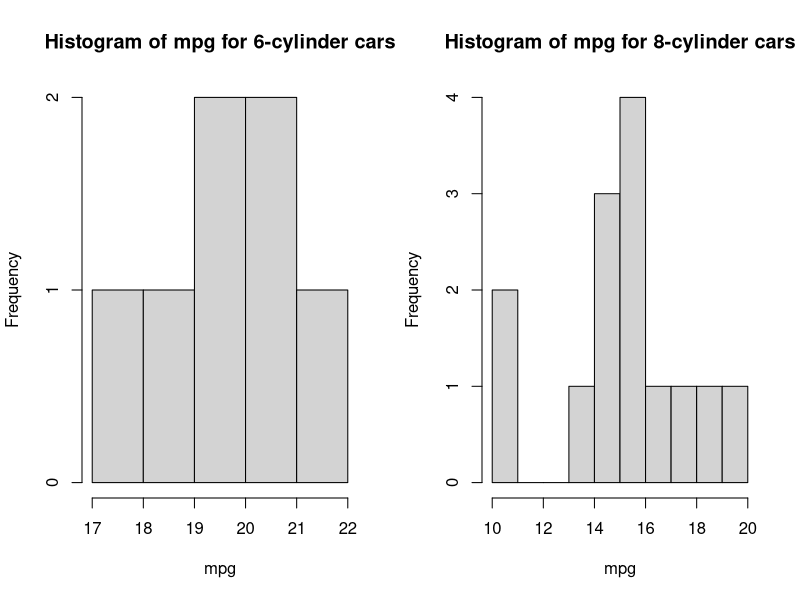
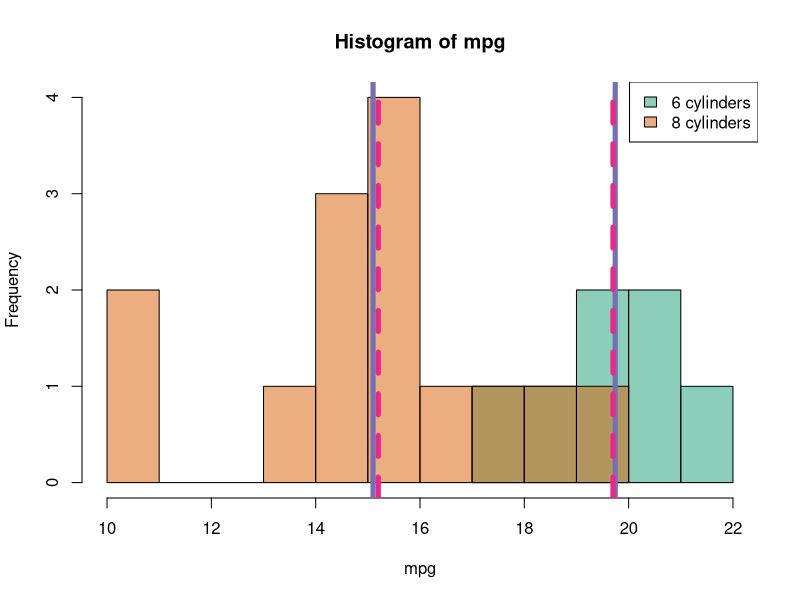
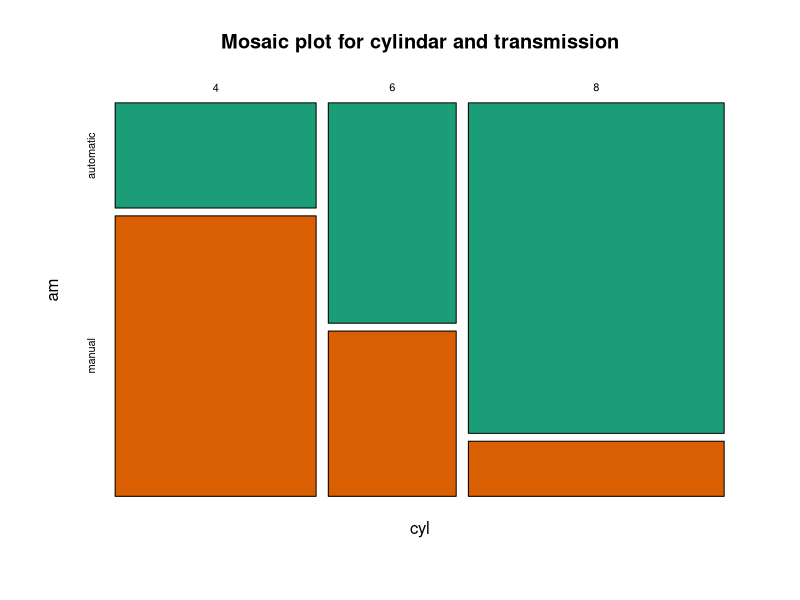

These figures' R source, in order:
## ---- chunk 1
# install.packages("ggplot2")
library(ggplot2)
## ---- chunk 2
mtcars_data <- mtcars
mtcars_data
# ?mtcars
## ---- chunk 3
mtcars_data[1, ]  # the first row
mtcars_data[, c(2, 3)]  # the second and third column
mtcars_data[, c("cyl", "disp")]
mtcars_data$mpg
mtcars_data[3, 5]  # one specific value
## ---- chunk 4
mtcars_sub1 <- mtcars_data[mtcars_data$cyl == 6, ]
mtcars_sub2 <- mtcars_data[mtcars_data$cyl == 8, ]
## ---- chunk 5
par(mfrow = c(1, 2))
hist1 <- hist(mtcars_sub1$mpg, breaks = 17:22, xlab = "mpg", main = "Histogram of mpg for 6-cylinder cars")
hist2 <- hist(mtcars_sub2$mpg, breaks = 10:20, xlab = "mpg", main = "Histogram of mpg for 8-cylinder cars")

library(scales)
library(RColorBrewer)
pal <- brewer.pal(8, 'Dark2')
par(mfrow = c(1, 1))
plot(hist1, col = alpha(pal[1], 0.5), xlim = c(10, 22), ylim = c(0, 4),
     xlab = "mpg", main = "Histogram of mpg")  # transparency = 0.5
plot(hist2, col = alpha(pal[2], 0.5), add = T)
legend("topright", legend = c("6 cylinders", "8 cylinders"), fill = alpha(pal[1:2], 0.5))

abline(v = c(mean(mtcars_sub1$mpg), mean(mtcars_sub2$mpg)), col = pal[3], lwd = 5)
abline(v = c(median(mtcars_sub1$mpg), median(mtcars_sub2$mpg)), col = pal[4], lty = 2, lwd = 5)

c(mean = mean(mtcars_sub1$mpg), median = median(mtcars_sub1$mpg))
c(mean = mean(mtcars_sub2$mpg), median = median(mtcars_sub2$mpg))
## ---- chunk 6
cyl_am_table <- table(mtcars_data[, c("cyl", "am")])
colnames(cyl_am_table) <- c("automatic", "manual")
mosaicplot(cyl_am_table, main = "Mosaic plot for cylindar and transmission", col = pal[1:2])
